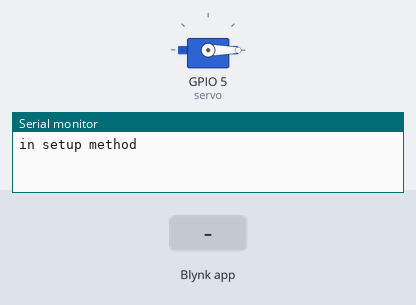
Simulated run of this sketch. Board: ESP8266 (NodeMCU). Shown: servo, the last lines printed to the serial monitor. The inputs (shaded band) are chosen by the test bench. WiFi joins after 1.5 s; servers stay silent unless stated.

Above: at 3.0 s.
3.1 s: Blynk app writes 200 to V3
At 3.6 s:
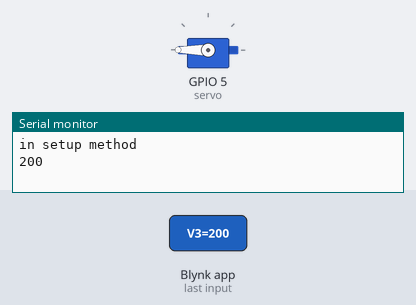
4.6 s: Blynk app writes 0 to V3
At 6.0 s:
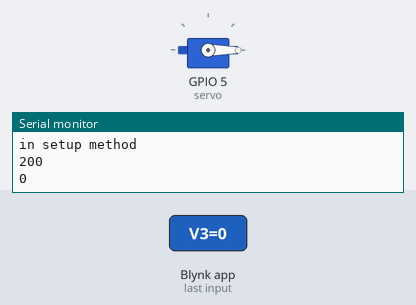
Timing chart, 0 to 7.6 s (numbered marks = the images above; inputs shaded):
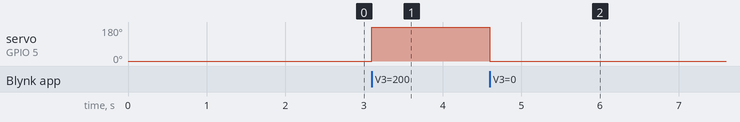

The sketch:

Nodemcu_servo_blynk_test.ino
```cpp
// (licence header left out)
/* Comment this out to disable prints and save space */
#define BLYNK_PRINT Serial


#include <ESP8266WiFi.h>
#include <BlynkSimpleEsp8266.h>
#include <Servo.h>

// You should get Auth Token in the Blynk App.
// Go to the Project Settings (nut icon).
char auth[] = "4a28b2db05e54b2fb36d31fbe9ba11d3";

// Your WiFi credentials.
// Set password to "" for open networks.
char ssid[] = "Quality Thought";
char pass[] = "roundtable";

Servo servo;

BLYNK_WRITE(V3)
{
  Serial.println(param.asInt());
  servo.write(param.asInt());
}

void setup()
{
  // Debug console
  Serial.begin(9600);

  Blynk.begin(auth, ssid, pass);
  // You can also specify server:
  //Blynk.begin(auth, ssid, pass, "blynk-cloud.com", 80);
  //Blynk.begin(auth, ssid, pass, IPAddress(192,168,1,100), 8080);
Serial.println("in setup method ");
  servo.attach(5);
  servo.write(0);
}

void loop()
{
  //Serial.println("in loop method ");
  Blynk.run();
}
```

Measured:
- after the input at 3.1 s, servo on GPIO 5 (servo): 0° → 180° at once
- after the input at 4.6 s, servo on GPIO 5 (servo): 180° → 0° at once
